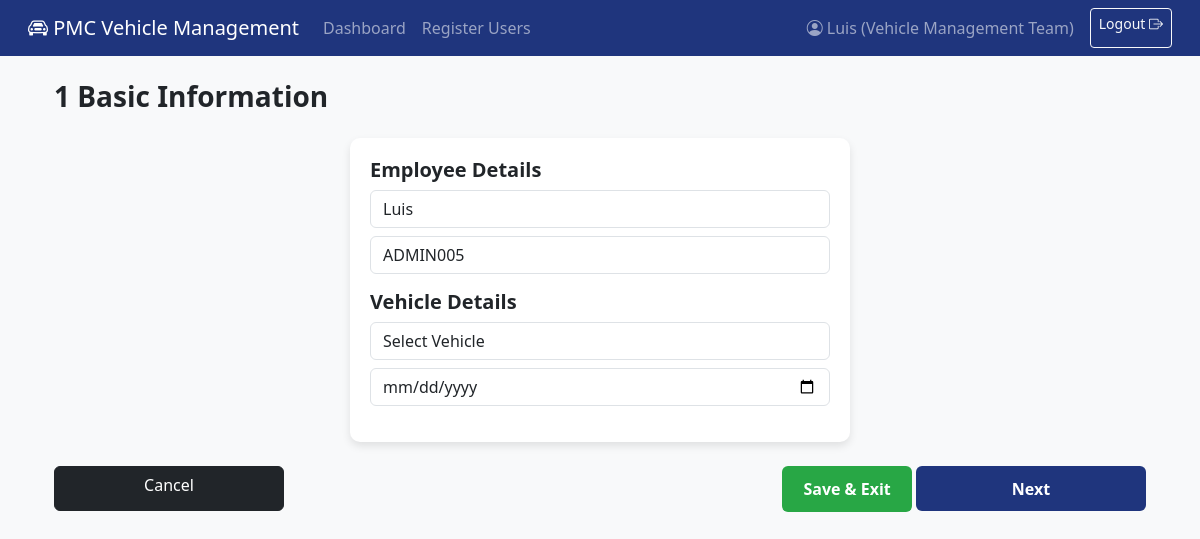
Page /damage/create/ (signed in) on the committed database.
### VehicleManagementSystem/models.py (models this page shows, shortened)
class CustomUser(AbstractBaseUser, PermissionsMixin):
    ROLE_CHOICES = (
        ("Warehouse Personnel", "Warehouse Personnel"),
        ("Operations Team", "Operations Team"),
        ("Vehicle Management Team", "Vehicle Management Team"),
    )
    employee_id = models.CharField(max_length=20, unique=True, primary_key=True)
    name = models.CharField(max_length=50)
    email = models.EmailField(blank=True)
    role = models.CharField(max_length=25, choices=ROLE_CHOICES)
    first_login = models.BooleanField(default=True)  # Tracks if user needs to change password
    is_active = models.BooleanField(default=True)
    is_staff = models.BooleanField(default=False)
    objects = CustomUserManager()
    USERNAME_FIELD = "employee_id"
    REQUIRED_FIELDS = ["name"]

### VehicleManagementSystem/views.py (the view, shortened to what this page needs)
# urls.py: path("damage/create/", create_damage_report, name="create_damage_report"),
@login_required
def create_damage_report(request):
    if request.user.role not in ["Vehicle Management Team", "Warehouse Personnel"]:
        messages.error(request, "You don't have permission to access this page.")
        return redirect("WH_dashboard")
    vehicles = Vehicle.objects.all()
    report_id = request.GET.get('report_id')
    if report_id:
        try:
            damage_report = DamageReport.objects.get(report_id=report_id)
            if damage_report.is_submitted:
                messages.error(request, "This report has already been submitted and cannot be edited.")
                return redirect("view_damage_reports")
            if damage_report.inspector != request.user:
                messages.error(request, "You don't have permission to edit this report.")
                return redirect("view_damage_reports")
            context = {
                'vehicles': vehicles,
                'damage_report': damage_report,
                'editing': True
            }
        except DamageReport.DoesNotExist:
            messages.error(request, "Report not found.")
            return redirect("view_damage_reports")
    else:
        context = {
            'vehicles': vehicles
        }
    return render(request, "VehicleManagementSystem/create_damage_report.html", context)

### VehicleManagementSystem/templates/VehicleManagementSystem/create_damage_report.html (shortened to what this page needs)
{% extends "VehicleManagementSystem/base.html" %}
{% load static %}
{% block content %}
<div class="container mt-4" style="height: 100%">
    <div id="basicInfoForm" class="d-flex flex-column justify-content-around" style="height: 100%;">
        <div class="row justify-content-center">
            <div class="col-md-12">
                <h3 class="fw-bold">
                    1 Basic Information
                </h3>
                <div class="form-container mt-4">
                    <form id="basicInfoFormElement" method="post" action="{% url 'create_damage_report' %}">
                        <div class="mb-3">
                            <h5 class="fw-bold">Employee Details</h5>
                            <input type="text" class="form-control" value="{{ request.user.name }}" readonly>
                            <input type="text" class="form-control mt-2" value="{{ request.user.employee_id }}" readonly>
                        </div>
                        <div class="mb-3">
                            <h5 class="fw-bold">Vehicle Details</h5>
                            <select class="form-control" name="vehicle" required {% if editing %}disabled{% endif %}>
                                <option value="">Select Vehicle</option>
                            </select>
                            <input type="date" class="form-control mt-2" name="inspection_date" required value="{% if editing %}{{ damage_report.inspection_date|date:'Y-m-d' }}{% endif %}">
                        </div>
                    </form>
                </div>
            </div>
        </div>
        <div class="row">
            <div class="d-flex justify-content-between mt-4">
                <a href="{% url 'view_damage_reports' %}" class="btn btn-dark page-button">Cancel</a>
                <div>
                    <button type="button" class="btn btn-save" onclick="saveAndExit()">Save & Exit</button>
                    <button type="button" class="btn btn-blue page-button" onclick="showDamageAssessment()">Next</button>
                </div>
            </div>
        </div>
    </div>
</div>
{% endblock %}

### VehicleManagementSystem/templates/VehicleManagementSystem/base.html (shortened to what this page needs)
{% load static %}
<!DOCTYPE html>
<html lang="en">
<head>
    <link rel="stylesheet" href="https://cdn.jsdelivr.net/npm/bootstrap@5.3.0/dist/css/bootstrap.min.css">
    <link rel="stylesheet" href="https://cdn.jsdelivr.net/npm/bootstrap-icons/font/bootstrap-icons.css">
</head>
<body style="min-height: 100vh;">
    <nav class="navbar navbar-expand-lg navbar-dark pmc-navbar px-3">
        <div class="container-fluid">
            <a class="navbar-brand" href="#">
                <i class="bi bi-car-front"></i> PMC Vehicle Management
            </a>
            {% if user.is_authenticated %}
            <div class="collapse navbar-collapse" id="navbarNav">
                <ul class="navbar-nav me-auto">
                    {% if user.role == "Warehouse Personnel" %}
                        <li class="nav-item">
                            <a class="nav-link" href="{% url 'WH_dashboard' %}">Dashboard</a>
                        </li>
                        <li class="nav-item">
                            <a class="nav-link" href="{% url 'create_report' %}">Create Report</a>
                        </li>
                    {% elif user.role == "Operations Team" %}
                        <li class="nav-item">
                            <a class="nav-link" href="{% url 'OPS_dashboard' %}">Dashboard</a>
                        </li>
                    {% elif user.role == "Vehicle Management Team" %}
                        <li class="nav-item">
                            <a class="nav-link" href="{% url 'VMT_dashboard' %}">Dashboard</a>
                        </li>
                        <li class="nav-item">
                            <a class="nav-link" href="{% url 'register' %}">Register Users</a>
                        </li>
                    {% endif %}
                </ul>
            </div>
            {% endif %}
            <div class="d-flex">
                {% if user.is_authenticated %}
                    <span class="navbar-text me-3 d-none d-md-inline">
                        <i class="bi bi-person-circle"></i> {{ user.name }} ({{ user.role }})
                    </span>
                    <a class="btn btn-outline-light btn-sm" href="{% url 'logout' %}">
                        Logout <i class="bi bi-box-arrow-right"></i>
                    </a>
                {% else %}
                    <a class="btn btn-outline-light btn-sm" href="{% url 'login' %}">
                        Login <i class="bi bi-box-arrow-in-right"></i>
                    </a>
                {% endif %}
            </div>
        </div>
    </nav>
    <div class="container mt-4" style="padding-bottom: 2rem;">
        {% block content %}{% endblock %}
    </div>
</body>
</html>

### VehicleManagementSystem/templates/VehicleManagementSystem/base.html (style rules this page uses)
.pmc-navbar { background-color: #1f357d; }
.btn-blue { background-color: #1f357d; color: white; }

### VehicleManagementSystem/templates/VehicleManagementSystem/create_damage_report.html (style rules this page uses)
body { background-color: #f8f9fa; }
.form-container { background: white; padding: 20px; border-radius: 10px; box-shadow: 0 4px 8px rgba(0, 0, 0, 0.1); max-width: 500px; margin: auto; }
.btn-blue { background-color: #1f357d; color: white; border-radius: 6px; padding: 10px 20px; font-weight: bold; }
.btn-save { background-color: #28a745; color: white; border-radius: 6px; padding: 10px 20px; font-weight: bold; }
.page-button { width: 230px; height: 45px; }

### rows in the picture
CustomUser: name "Luis", role "Vehicle Management Team", user.name "Luis", user.employee_id "ADMIN005"
